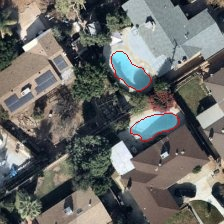
#> input picture results/output_image.jpg, 224 x 224 px
$ python -i detect_pools.py   (imports and definitions only)
#> lines starting #> are read from the running program, lines starting #| are printed output that depends on the picture; after the words box and inside, x2 and y2 are one past the last pixel; in counts of white or black regions, pixels touching at a corner belong together
#> further down, picture is the input picture: shape (224, 224, 3); mean B, G, R 103.1, 105.8, 104.9
import cv2
import numpy as np
from ultralytics import YOLO
import argparse
import matplotlib.pyplot as plt

# [1 line that did not run here, left out]

parser = argparse.ArgumentParser(description="Detect swimming pools in aerial images")
# [2 lines not run here, left out]

def detect_pools(image):
    """Applies refined pool detection relying on YOLO's initial detection."""

    filtered = cv2.edgePreservingFilter(image, flags=1, sigma_s=60, sigma_r=0.4) # works good for some and bad for some
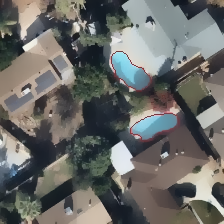
#> filtered: shape (224, 224, 3); mean B, G, R 103.3, 106.1, 105.4
    hsv = cv2.cvtColor(filtered, cv2.COLOR_BGR2HSV)
#> hsv: shape (224, 224, 3); mean H, S, V 64.4, 44.4, 113.4
    lower_blue = np.array([80, 60, 80])
    upper_blue = np.array([120, 255, 255])
    mask = cv2.inRange(hsv, lower_blue, upper_blue)
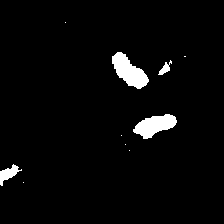
#> mask: shape (224, 224); 3.3% white; 10 white regions (6 under 20 px), largest, box (x1, y1, x2, y2) and area: (112, 52, 149, 89) 725, (133, 114, 177, 139) 642, (0, 164, 22, 186) 205, (158, 60, 172, 75) 87
    kernel = np.ones((3, 3), np.uint8)
    mask = cv2.morphologyEx(mask, cv2.MORPH_OPEN, kernel, iterations=2)
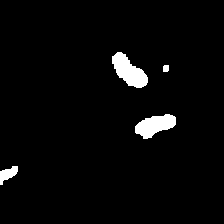
#> mask: shape (224, 224); 3.1% white; 4 white regions, box (x1, y1, x2, y2) and area: (112, 52, 148, 88) 718, (135, 114, 176, 139) 632, (0, 166, 18, 185) 189, (163, 65, 169, 72) 40
    mask = cv2.morphologyEx(mask, cv2.MORPH_CLOSE, kernel, iterations=3)
#> mask: shape (224, 224); 3.2% white; 4 white regions
    contours, _ = cv2.findContours(mask, cv2.RETR_EXTERNAL, cv2.CHAIN_APPROX_NONE)
#> contours = 4 contours; box (x1, y1, x2, y2) and area: (112, 52, 148, 88) 664, (135, 114, 176, 139) 582, (0, 166, 18, 185) 161, (163, 65, 169, 72) 29
    pool_coordinates = []
    output_image = image.copy()
    min_area = 200
    max_area = 30000
    for contour in contours:
        area = cv2.contourArea(contour)
        if min_area < area < max_area:
            epsilon = 0.001 * cv2.arcLength(contour, True)
            smoothed_contour = cv2.approxPolyDP(contour, epsilon, True)
            cv2.drawContours(output_image, [smoothed_contour], -1, (0, 0, 255), 1)
            coordinates = contour.reshape(-1, 2).tolist()
            pool_coordinates.extend(coordinates)
#> this loop made 4 passes
#> (area, epsilon) on passes 2, 4: (582.5, 0.11), (664, 0.12)
#> area on passes 1, 3: 161, 29
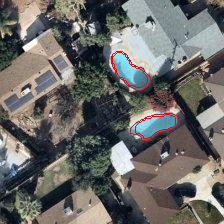
#> output_image: shape (224, 224, 3); 0.4% of pixels changed, all inside (x1, y1, x2, y2) = (112, 52, 176, 139)
#> after the loop, pool_coordinates = 203 pairs, first value 112 to 175, second value 52 to 138

    return pool_coordinates, output_image

# [58 lines left out: functions save_results, process_image, not called in this run]

# [1 line not run here, left out]

>>> import cv2
>>> picture = cv2.imread('results/output_image.jpg')
>>> result = detect_pools(picture)
